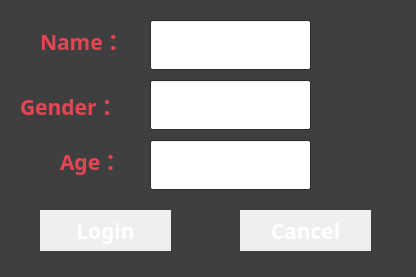
<?xml version="1.0" encoding="UTF-8"?>
<ui version="4.0">
 <class>Dialog</class>
 <widget class="QDialog" name="Dialog">
  <property name="geometry">
   <rect>
    <x>0</x>
    <y>0</y>
    <width>416</width>
    <height>277</height>
   </rect>
  </property>
  <property name="palette">
   <palette>
    <active>
     <colorrole role="Base">
      <brush brushstyle="SolidPattern">
       <color alpha="255">
        <red>255</red>
        <green>255</green>
        <blue>255</blue>
       </color>
      </brush>
     </colorrole>
     <colorrole role="Window">
      <brush brushstyle="SolidPattern">
       <color alpha="255">
        <red>63</red>
        <green>63</green>
        <blue>63</blue>
       </color>
      </brush>
     </colorrole>
    </active>
    <inactive>
     <colorrole role="Base">
      <brush brushstyle="SolidPattern">
       <color alpha="255">
        <red>255</red>
        <green>255</green>
        <blue>255</blue>
       </color>
      </brush>
     </colorrole>
     <colorrole role="Window">
      <brush brushstyle="SolidPattern">
       <color alpha="255">
        <red>63</red>
        <green>63</green>
        <blue>63</blue>
       </color>
      </brush>
     </colorrole>
    </inactive>
    <disabled>
     <colorrole role="Base">
      <brush brushstyle="SolidPattern">
       <color alpha="255">
        <red>63</red>
        <green>63</green>
        <blue>63</blue>
       </color>
      </brush>
     </colorrole>
     <colorrole role="Window">
      <brush brushstyle="SolidPattern">
       <color alpha="255">
        <red>63</red>
        <green>63</green>
        <blue>63</blue>
       </color>
      </brush>
     </colorrole>
    </disabled>
   </palette>
  </property>
  <property name="windowTitle">
   <string>Dialog</string>
  </property>
  <property name="autoFillBackground">
   <bool>true</bool>
  </property>
  <property name="styleSheet">
   <string notr="true"/>
  </property>
  <widget class="QLabel" name="label">
   <property name="geometry">
    <rect>
     <x>40</x>
     <y>20</y>
     <width>111</width>
     <height>41</height>
    </rect>
   </property>
   <property name="palette">
    <palette>
     <active>
      <colorrole role="WindowText">
       <brush brushstyle="SolidPattern">
        <color alpha="255">
         <red>231</red>
         <green>68</green>
         <blue>84</blue>
        </color>
       </brush>
      </colorrole>
     </active>
     <inactive>
      <colorrole role="WindowText">
       <brush brushstyle="SolidPattern">
        <color alpha="255">
         <red>231</red>
         <green>68</green>
         <blue>84</blue>
        </color>
       </brush>
      </colorrole>
     </inactive>
     <disabled>
      <colorrole role="WindowText">
       <brush brushstyle="SolidPattern">
        <color alpha="255">
         <red>120</red>
         <green>120</green>
         <blue>120</blue>
        </color>
       </brush>
      </colorrole>
     </disabled>
    </palette>
   </property>
   <property name="font">
    <font>
     <family>Candara</family>
     <pointsize>16</pointsize>
     <weight>75</weight>
     <bold>true</bold>
    </font>
   </property>
   <property name="text">
    <string>Name：</string>
   </property>
  </widget>
  <widget class="QLabel" name="label_2">
   <property name="geometry">
    <rect>
     <x>20</x>
     <y>80</y>
     <width>111</width>
     <height>51</height>
    </rect>
   </property>
   <property name="palette">
    <palette>
     <active>
      <colorrole role="WindowText">
       <brush brushstyle="SolidPattern">
        <color alpha="255">
         <red>231</red>
         <green>68</green>
         <blue>84</blue>
        </color>
       </brush>
      </colorrole>
     </active>
     <inactive>
      <colorrole role="WindowText">
       <brush brushstyle="SolidPattern">
        <color alpha="255">
         <red>231</red>
         <green>68</green>
         <blue>84</blue>
        </color>
       </brush>
      </colorrole>
     </inactive>
     <disabled>
      <colorrole role="WindowText">
       <brush brushstyle="SolidPattern">
        <color alpha="255">
         <red>120</red>
         <green>120</green>
         <blue>120</blue>
        </color>
       </brush>
      </colorrole>
     </disabled>
    </palette>
   </property>
   <property name="font">
    <font>
     <family>Candara</family>
     <pointsize>16</pointsize>
     <weight>75</weight>
     <bold>true</bold>
    </font>
   </property>
   <property name="text">
    <string>Gender：</string>
   </property>
  </widget>
  <widget class="QLabel" name="label_4">
   <property name="geometry">
    <rect>
     <x>60</x>
     <y>140</y>
     <width>71</width>
     <height>41</height>
    </rect>
   </property>
   <property name="palette">
    <palette>
     <active>
      <colorrole role="WindowText">
       <brush brushstyle="SolidPattern">
        <color alpha="255">
         <red>231</red>
         <green>68</green>
         <blue>84</blue>
        </color>
       </brush>
      </colorrole>
     </active>
     <inactive>
      <colorrole role="WindowText">
       <brush brushstyle="SolidPattern">
        <color alpha="255">
         <red>231</red>
         <green>68</green>
         <blue>84</blue>
        </color>
       </brush>
      </colorrole>
     </inactive>
     <disabled>
      <colorrole role="WindowText">
       <brush brushstyle="SolidPattern">
        <color alpha="255">
         <red>120</red>
         <green>120</green>
         <blue>120</blue>
        </color>
       </brush>
      </colorrole>
     </disabled>
    </palette>
   </property>
   <property name="font">
    <font>
     <family>Candara</family>
     <pointsize>16</pointsize>
     <weight>75</weight>
     <bold>true</bold>
    </font>
   </property>
   <property name="text">
    <string>Age：</string>
   </property>
  </widget>
  <widget class="QLineEdit" name="namelineEdit">
   <property name="geometry">
    <rect>
     <x>150</x>
     <y>20</y>
     <width>161</width>
     <height>50</height>
    </rect>
   </property>
   <property name="font">
    <font>
     <family>Calibri</family>
     <pointsize>18</pointsize>
     <weight>75</weight>
     <bold>true</bold>
    </font>
   </property>
   <property name="alignment">
    <set>Qt::AlignCenter</set>
   </property>
  </widget>
  <widget class="QLineEdit" name="genderlineEdit">
   <property name="geometry">
    <rect>
     <x>150</x>
     <y>80</y>
     <width>161</width>
     <height>50</height>
    </rect>
   </property>
   <property name="font">
    <font>
     <family>Calibri</family>
     <pointsize>18</pointsize>
     <weight>75</weight>
     <bold>true</bold>
    </font>
   </property>
   <property name="alignment">
    <set>Qt::AlignCenter</set>
   </property>
  </widget>
  <widget class="QLineEdit" name="agelineEdit">
   <property name="geometry">
    <rect>
     <x>150</x>
     <y>140</y>
     <width>161</width>
     <height>50</height>
    </rect>
   </property>
   <property name="font">
    <font>
     <family>Calibri</family>
     <pointsize>18</pointsize>
     <weight>75</weight>
     <bold>true</bold>
    </font>
   </property>
   <property name="alignment">
    <set>Qt::AlignCenter</set>
   </property>
  </widget>
  <widget class="QPushButton" name="cancelpushButton">
   <property name="geometry">
    <rect>
     <x>240</x>
     <y>210</y>
     <width>131</width>
     <height>41</height>
    </rect>
   </property>
   <property name="palette">
    <palette>
     <active>
      <colorrole role="WindowText">
       <brush brushstyle="SolidPattern">
        <color alpha="255">
         <red>232</red>
         <green>219</green>
         <blue>68</blue>
        </color>
       </brush>
      </colorrole>
      <colorrole role="ButtonText">
       <brush brushstyle="SolidPattern">
        <color alpha="255">
         <red>255</red>
         <green>255</green>
         <blue>255</blue>
        </color>
       </brush>
      </colorrole>
      <colorrole role="Base">
       <brush brushstyle="SolidPattern">
        <color alpha="255">
         <red>255</red>
         <green>255</green>
         <blue>255</blue>
        </color>
       </brush>
      </colorrole>
      <colorrole role="Window">
       <brush brushstyle="SolidPattern">
        <color alpha="255">
         <red>222</red>
         <green>217</green>
         <blue>57</blue>
        </color>
       </brush>
      </colorrole>
     </active>
     <inactive>
      <colorrole role="WindowText">
       <brush brushstyle="SolidPattern">
        <color alpha="255">
         <red>232</red>
         <green>219</green>
         <blue>68</blue>
        </color>
       </brush>
      </colorrole>
      <colorrole role="ButtonText">
       <brush brushstyle="SolidPattern">
        <color alpha="255">
         <red>255</red>
         <green>255</green>
         <blue>255</blue>
        </color>
       </brush>
      </colorrole>
      <colorrole role="Base">
       <brush brushstyle="SolidPattern">
        <color alpha="255">
         <red>255</red>
         <green>255</green>
         <blue>255</blue>
        </color>
       </brush>
      </colorrole>
      <colorrole role="Window">
       <brush brushstyle="SolidPattern">
        <color alpha="255">
         <red>222</red>
         <green>217</green>
         <blue>57</blue>
        </color>
       </brush>
      </colorrole>
     </inactive>
     <disabled>
      <colorrole role="WindowText">
       <brush brushstyle="SolidPattern">
        <color alpha="255">
         <red>120</red>
         <green>120</green>
         <blue>120</blue>
        </color>
       </brush>
      </colorrole>
      <colorrole role="ButtonText">
       <brush brushstyle="SolidPattern">
        <color alpha="255">
         <red>120</red>
         <green>120</green>
         <blue>120</blue>
        </color>
       </brush>
      </colorrole>
      <colorrole role="Base">
       <brush brushstyle="SolidPattern">
        <color alpha="255">
         <red>222</red>
         <green>217</green>
         <blue>57</blue>
        </color>
       </brush>
      </colorrole>
      <colorrole role="Window">
       <brush brushstyle="SolidPattern">
        <color alpha="255">
         <red>222</red>
         <green>217</green>
         <blue>57</blue>
        </color>
       </brush>
      </colorrole>
     </disabled>
    </palette>
   </property>
   <property name="font">
    <font>
     <family>Candara</family>
     <pointsize>16</pointsize>
     <weight>75</weight>
     <bold>true</bold>
    </font>
   </property>
   <property name="autoFillBackground">
    <bool>true</bool>
   </property>
   <property name="text">
    <string>Cancel</string>
   </property>
   <property name="autoDefault">
    <bool>false</bool>
   </property>
   <property name="flat">
    <bool>true</bool>
   </property>
  </widget>
  <widget class="QPushButton" name="loginpushButton">
   <property name="geometry">
    <rect>
     <x>40</x>
     <y>210</y>
     <width>131</width>
     <height>41</height>
    </rect>
   </property>
   <property name="palette">
    <palette>
     <active>
      <colorrole role="WindowText">
       <brush brushstyle="SolidPattern">
        <color alpha="255">
         <red>255</red>
         <green>255</green>
         <blue>255</blue>
        </color>
       </brush>
      </colorrole>
      <colorrole role="ButtonText">
       <brush brushstyle="SolidPattern">
        <color alpha="255">
         <red>255</red>
         <green>255</green>
         <blue>255</blue>
        </color>
       </brush>
      </colorrole>
      <colorrole role="Base">
       <brush brushstyle="SolidPattern">
        <color alpha="255">
         <red>255</red>
         <green>255</green>
         <blue>255</blue>
        </color>
       </brush>
      </colorrole>
      <colorrole role="Window">
       <brush brushstyle="SolidPattern">
        <color alpha="255">
         <red>209</red>
         <green>211</green>
         <blue>49</blue>
        </color>
       </brush>
      </colorrole>
     </active>
     <inactive>
      <colorrole role="WindowText">
       <brush brushstyle="SolidPattern">
        <color alpha="255">
         <red>255</red>
         <green>255</green>
         <blue>255</blue>
        </color>
       </brush>
      </colorrole>
      <colorrole role="ButtonText">
       <brush brushstyle="SolidPattern">
        <color alpha="255">
         <red>255</red>
         <green>255</green>
         <blue>255</blue>
        </color>
       </brush>
      </colorrole>
      <colorrole role="Base">
       <brush brushstyle="SolidPattern">
        <color alpha="255">
         <red>255</red>
         <green>255</green>
         <blue>255</blue>
        </color>
       </brush>
      </colorrole>
      <colorrole role="Window">
       <brush brushstyle="SolidPattern">
        <color alpha="255">
         <red>209</red>
         <green>211</green>
         <blue>49</blue>
        </color>
       </brush>
      </colorrole>
     </inactive>
     <disabled>
      <colorrole role="WindowText">
       <brush brushstyle="SolidPattern">
        <color alpha="255">
         <red>120</red>
         <green>120</green>
         <blue>120</blue>
        </color>
       </brush>
      </colorrole>
      <colorrole role="ButtonText">
       <brush brushstyle="SolidPattern">
        <color alpha="255">
         <red>120</red>
         <green>120</green>
         <blue>120</blue>
        </color>
       </brush>
      </colorrole>
      <colorrole role="Base">
       <brush brushstyle="SolidPattern">
        <color alpha="255">
         <red>209</red>
         <green>211</green>
         <blue>49</blue>
        </color>
       </brush>
      </colorrole>
      <colorrole role="Window">
       <brush brushstyle="SolidPattern">
        <color alpha="255">
         <red>209</red>
         <green>211</green>
         <blue>49</blue>
        </color>
       </brush>
      </colorrole>
     </disabled>
    </palette>
   </property>
   <property name="font">
    <font>
     <family>Candara</family>
     <pointsize>16</pointsize>
     <weight>75</weight>
     <bold>true</bold>
    </font>
   </property>
   <property name="autoFillBackground">
    <bool>true</bool>
   </property>
   <property name="text">
    <string>Login</string>
   </property>
   <property name="autoDefault">
    <bool>false</bool>
   </property>
   <property name="flat">
    <bool>true</bool>
   </property>
  </widget>
 </widget>
 <resources/>
 <connections/>
</ui>
